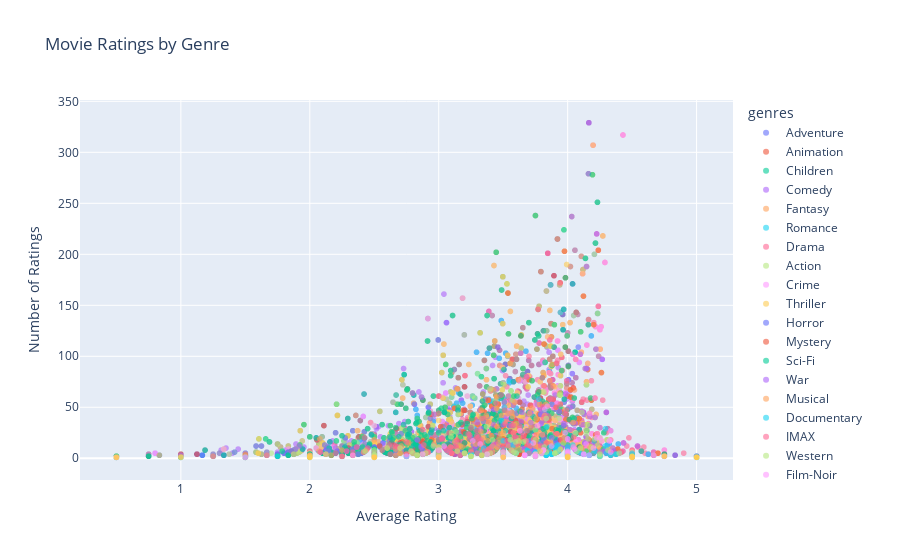

The notebook cell saved with this chart:
### Markdown cell above
## Visualising the movie dataset

### Code cell
# Calculate the average rating and the number of ratings for each movie
rating_stats = ratings.groupby('movieId').agg({'rating': ['mean', 'count']}).reset_index()
rating_stats.columns = ['movieId', 'average_rating', 'num_ratings']

# Merge with the movies DataFrame to get movie titles and genres
movie_data = pd.merge(rating_stats, movies, on='movieId')

# Prepare the data for visualization
movie_data['genres'] = movie_data['genres'].str.split('|')  # Split genres into lists
movie_data_exploded = movie_data.explode('genres')  # Create a separate row for each genre

# Create a scatter plot
fig = px.scatter(movie_data_exploded, 
                 x='average_rating', 
                 y='num_ratings', 
                 color='genres', 
                 hover_name='title',
                 title='Movie Ratings by Genre',
                 labels={'average_rating': 'Average Rating', 'num_ratings': 'Number of Ratings'},
                 opacity=0.6)

# Update layout for better visuals
fig.update_layout(
    xaxis_title='Average Rating',
    yaxis_title='Number of Ratings',
    yaxis=dict(title='Number of Ratings'),
)

# Show the plot
fig.show()

### Figure 1 — Plotly figure (JSON) as saved in the notebook; plotly's stock layout.template omitted (floating-point values rounded to 4 significant figures; data arrays with more than 128 entries replaced by an {"elided": "..."} marker saying what was removed)
{"data": [{"hovertemplate": "<b>%{hovertext}</b><br><br>genres=Adventure<br>Average Rating=%{x}<br>Number of Ratings=%{y}<extra></extra>", "hovertext": {"elided": "1262 str values"}, "legendgroup": "Adventure", "marker": {"color": "#636efa", "opacity": 0.6, "symbol": "circle"}, "mode": "markers", "name": "Adventure", "showlegend": true, "type": "scattergl", "x": {"elided": "1262 float values"}, "xaxis": "x", "y": {"elided": "1262 int values"}, "yaxis": "y"}, {"hovertemplate": "<b>%{hovertext}</b><br><br>genres=Animation<br>Average Rating=%{x}<br>Number of Ratings=%{y}<extra></extra>", "hovertext": {"elided": "610 str values"}, "legendgroup": "Animation", "marker": {"color": "#EF553B", "opacity": 0.6, "symbol": "circle"}, "mode": "markers", "name": "Animation", "showlegend": true, "type": "scattergl", "x": {"elided": "610 float values"}, "xaxis": "x", "y": {"elided": "610 int values"}, "yaxis": "y"}, {"hovertemplate": "<b>%{hovertext}</b><br><br>genres=Children<br>Average Rating=%{x}<br>Number of Ratings=%{y}<extra></extra>", "hovertext": {"elided": "664 str values"}, "legendgroup": "Children", "marker": {"color": "#00cc96", "opacity": 0.6, "symbol": "circle"}, "mode": "markers", "name": "Children", "showlegend": true, "type": "scattergl", "x": {"elided": "664 float values"}, "xaxis": "x", "y": {"elided": "664 int values"}, "yaxis": "y"}, {"hovertemplate": "<b>%{hovertext}</b><br><br>genres=Comedy<br>Average Rating=%{x}<br>Number of Ratings=%{y}<extra></extra>", "hovertext": {"elided": "3753 str values"}, "legendgroup": "Comedy", "marker": {"color": "#ab63fa", "opacity": 0.6, "symbol": "circle"}, "mode": "markers", "name": "Comedy", "showlegend": true, "type": "scattergl", "x": {"elided": "3753 float values"}, "xaxis": "x", "y": {"elided": "3753 int values"}, "yaxis": "y"}, {"hovertemplate": "<b>%{hovertext}</b><br><br>genres=Fantasy<br>Average Rating=%{x}<br>Number of Ratings=%{y}<extra></extra>", "hovertext": {"elided": "778 str values"}, "legendgroup": "Fantasy", "marker": {"color": "#FFA15A", "opacity": 0.6, "symbol": "circle"}, "mode": "markers", "name": "Fantasy", "showlegend": true, "type": "scattergl", "x": {"elided": "778 float values"}, "xaxis": "x", "y": {"elided": "778 int values"}, "yaxis": "y"}, {"hovertemplate": "<b>%{hovertext}</b><br><br>genres=Romance<br>Average Rating=%{x}<br>Number of Ratings=%{y}<extra></extra>", "hovertext": {"elided": "1591 str values"}, "legendgroup": "Romance", "marker": {"color": "#19d3f3", "opacity": 0.6, "symbol": "circle"}, "mode": "markers", "name": "Romance", "showlegend": true, "type": "scattergl", "x": {"elided": "1591 float values"}, "xaxis": "x", "y": {"elided": "1591 int values"}, "yaxis": "y"}, {"hovertemplate": "<b>%{hovertext}</b><br><br>genres=Drama<br>Average Rating=%{x}<br>Number of Ratings=%{y}<extra></extra>", "hovertext": {"elided": "4349 str values"}, "legendgroup": "Drama", "marker": {"color": "#FF6692", "opacity": 0.6, "symbol": "circle"}, "mode": "markers", "name": "Drama", "showlegend": true, "type": "scattergl", "x": {"elided": "4349 float values"}, "xaxis": "x", "y": {"elided": "4349 int values"}, "yaxis": "y"}, {"hovertemplate": "<b>%{hovertext}</b><br><br>genres=Action<br>Average Rating=%{x}<br>Number of Ratings=%{y}<extra></extra>", "hovertext": {"elided": "1828 str values"}, "legendgroup": "Action", "marker": {"color": "#B6E880", "opacity": 0.6, "symbol": "circle"}, "mode": "markers", "name": "Action", "showlegend": true, "type": "scattergl", "x": {"elided": "1828 float values"}, "xaxis": "x", "y": {"elided": "1828 int values"}, "yaxis": "y"}, {"hovertemplate": "<b>%{hovertext}</b><br><br>genres=Crime<br>Average Rating=%{x}<br>Number of Ratings=%{y}<extra></extra>", "hovertext": {"elided": "1196 str values"}, "legendgroup": "Crime", "marker": {"color": "#FF97FF", "opacity": 0.6, "symbol": "circle"}, "mode": "markers", "name": "Crime", "showlegend": true, "type": "scattergl", "x": {"elided": "1196 float values"}, "xaxis": "x", "y": {"elided": "1196 int values"}, "yaxis": "y"}, {"hovertemplate": "<b>%{hovertext}</b><br><br>genres=Thriller<br>Average Rating=%{x}<br>Number of Ratings=%{y}<extra></extra>", "hovertext": {"elided": "1889 str values"}, "legendgroup": "Thriller", "marker": {"color": "#FECB52", "opacity": 0.6, "symbol": "circle"}, "mode": "markers", "name": "Thriller", "showlegend": true, "type": "scattergl", "x": {"elided": "1889 float values"}, "xaxis": "x", "y": {"elided": "1889 int values"}, "yaxis": "y"}, {"hovertemplate": "<b>%{hovertext}</b><br><br>genres=Horror<br>Average Rating=%{x}<br>Number of Ratings=%{y}<extra></extra>", "hovertext": {"elided": "977 str values"}, "legendgroup": "Horror", "marker": {"color": "#636efa", "opacity": 0.6, "symbol": "circle"}, "mode": "markers", "name": "Horror", "showlegend": true, "type": "scattergl", "x": {"elided": "977 float values"}, "xaxis": "x", "y": {"elided": "977 int values"}, "yaxis": "y"}, {"hovertemplate": "<b>%{hovertext}</b><br><br>genres=Mystery<br>Average Rating=%{x}<br>Number of Ratings=%{y}<extra></extra>", "hovertext": {"elided": "573 str values"}, "legendgroup": "Mystery", "marker": {"color": "#EF553B", "opacity": 0.6, "symbol": "circle"}, "mode": "markers", "name": "Mystery", "showlegend": true, "type": "scattergl", "x": {"elided": "573 float values"}, "xaxis": "x", "y": {"elided": "573 int values"}, "yaxis": "y"}, {"hovertemplate": "<b>%{hovertext}</b><br><br>genres=Sci-Fi<br>Average Rating=%{x}<br>Number of Ratings=%{y}<extra></extra>", "hovertext": {"elided": "980 str values"}, "legendgroup": "Sci-Fi", "marker": {"color": "#00cc96", "opacity": 0.6, "symbol": "circle"}, "mode": "markers", "name": "Sci-Fi", "showlegend": true, "type": "scattergl", "x": {"elided": "980 float values"}, "xaxis": "x", "y": {"elided": "980 int values"}, "yaxis": "y"}, {"hovertemplate": "<b>%{hovertext}</b><br><br>genres=War<br>Average Rating=%{x}<br>Number of Ratings=%{y}<extra></extra>", "hovertext": {"elided": "381 str values"}, "legendgroup": "War", "marker": {"color": "#ab63fa", "opacity": 0.6, "symbol": "circle"}, "mode": "markers", "name": "War", "showlegend": true, "type": "scattergl", "x": {"elided": "381 float values"}, "xaxis": "x", "y": {"elided": "381 int values"}, "yaxis": "y"}, {"hovertemplate": "<b>%{hovertext}</b><br><br>genres=Musical<br>Average Rating=%{x}<br>Number of Ratings=%{y}<extra></extra>", "hovertext": {"elided": "333 str values"}, "legendgroup": "Musical", "marker": {"color": "#FFA15A", "opacity": 0.6, "symbol": "circle"}, "mode": "markers", "name": "Musical", "showlegend": true, "type": "scattergl", "x": {"elided": "333 float values"}, "xaxis": "x", "y": {"elided": "333 int values"}, "yaxis": "y"}, {"hovertemplate": "<b>%{hovertext}</b><br><br>genres=Documentary<br>Average Rating=%{x}<br>Number of Ratings=%{y}<extra></extra>", "hovertext": {"elided": "438 str values"}, "legendgroup": "Documentary", "marker": {"color": "#19d3f3", "opacity": 0.6, "symbol": "circle"}, "mode": "markers", "name": "Documentary", "showlegend": true, "type": "scattergl", "x": {"elided": "438 float values"}, "xaxis": "x", "y": {"elided": "438 int values"}, "yaxis": "y"}, {"hovertemplate": "<b>%{hovertext}</b><br><br>genres=IMAX<br>Average Rating=%{x}<br>Number of Ratings=%{y}<extra></extra>", "hovertext": {"elided": "158 str values"}, "legendgroup": "IMAX", "marker": {"color": "#FF6692", "opacity": 0.6, "symbol": "circle"}, "mode": "markers", "name": "IMAX", "showlegend": true, "type": "scattergl", "x": {"elided": "158 float values"}, "xaxis": "x", "y": {"elided": "158 int values"}, "yaxis": "y"}, {"hovertemplate": "<b>%{hovertext}</b><br><br>genres=Western<br>Average Rating=%{x}<br>Number of Ratings=%{y}<extra></extra>", "hovertext": {"elided": "167 str values"}, "legendgroup": "Western", "marker": {"color": "#B6E880", "opacity": 0.6, "symbol": "circle"}, "mode": "markers", "name": "Western", "showlegend": true, "type": "scattergl", "x": {"elided": "167 float values"}, "xaxis": "x", "y": {"elided": "167 int values"}, "yaxis": "y"}, {"hovertemplate": "<b>%{hovertext}</b><br><br>genres=Film-Noir<br>Average Rating=%{x}<br>Number of Ratings=%{y}<extra></extra>", "hovertext": ["Devil in a Blue Dress (1995)", "Suture (1993)", "Bitter Moon (1992)", "Maltese Falcon, The (1941)", "Sunset Blvd. (a.k.a. Sunset Boulevard) (1950)", "Foreign Correspondent (1940)", "Notorious (1946)", "Laura (1944)", "2 Days in the Valley (1996)", "Crossfire (1947)", "Grifters, The (1990)", "Third Man, The (1949)", "Miller's Crossing (1990)", "Touch of Evil (1958)", "Chinatown (1974)", "M (1931)", "Down by Law (1986)", "Big Sleep, The (1946)", "Lost Highway (1997)", "Hoodlum (1997)", "L.A. Confidential (1997)", "Dark City (1998)", "This World, Then the Fireworks (1997)", "Out of the Past (1947)", "Wrong Man, The (1956)", "Strangers on a Train (1951)", "Suspicion (1941)", "Long Goodbye, The (1973)", "Mildred Pierce (1945)", "Killing, The (1956)", "Killer's Kiss (1955)", "Gilda (1946)", "Key Largo (1948)", "Asphalt Jungle, The (1950)", "Double Indemnity (1944)", "Blood Simple (1984)", "Angel Heart (1987)", "One False Move (1992)", "Strange Love of Martha Ivers, The (1946)", "Detour (1945)", "House of Games (1987)", "Rififi (Du rififi chez les hommes) (1955)", "Kiss Me Deadly (1955)", "Sweet Smell of Success (1957)", "D.O.A. (1988)", "Mulholland Drive (2001)", "Sorry, Wrong Number (1948)", "Harder They Fall, The (1956)", "In a Lonely Place (1950)", "You Only Live Once (1937)", "Double Life, A (1947)", "Night of the Hunter, The (1955)", "High Sierra (1941)", "Dark Passage (1947)", "D.O.A. (1950)", "Pickup on South Street (1953)", "Postman Always Rings Twice, The (1946)", "Undercurrent (1946)", "Stray Dog (Nora inu) (1949)", "High and Low (Tengoku to jigoku) (1963)", "Killers, The (1946)", "I Am a Fugitive from a Chain Gang (1932)", "While the City Sleeps (1956)", "Suddenly (1954)", "Johnny Eager (1942)", "White Heat (1949)", "Angels with Dirty Faces (1938)", "Fury (1936)", "Letter, The (1940)", "Stranger, The (1946)", "Lady from Shanghai, The (1947)", "Patlabor: The Movie (Kidô keisatsu patorebâ: The Movie) (1989)", "Pure Formality, A (Pura formalità, Una) (1994)", "Trou, Le (Hole, The) (Night Watch, The) (1960)", "Sin City (2005)", "Brick (2005)", "Renaissance (2006)", "Born to Kill (1947)", "13 Tzameti (2005)", "Limits of Control, The (2009)", "Rubber (2010)", "Drive (2011)", "Tinker Tailor Soldier Spy (2011)", "Bullet to the Head (2012)", "Too Late for Tears (1949)"], "legendgroup": "Film-Noir", "marker": {"color": "#FF97FF", "opacity": 0.6, "symbol": "circle"}, "mode": "markers", "name": "Film-Noir", "showlegend": true, "type": "scattergl", "x": [3.321, 3, 3.5, 4.17, 4.333, 3.5, 4.25, 4.333, 3.042, 3.5, 3.63, 4.229, 4.225, 4.265, 4.212, 3.733, 4.045, 4.143, 3.265, 2.333, 4.062, 3.823, 3, 4.125, 2.875, 3.98, 4, 4.667, 4, 4.056, 3, 4, 4.2, 3.667, 4.324, 4, 3, 3.75, 3.5, 3.5, 3.812, 4.75, 4, 4.125, 3.5, 3.843, 3.8, 4, 3.5, 4.5, 2.5, 4, 4.167, 4, 2.5, 4, 3.667, 3.5, 3.5, 4, 4, 3.667, 0.5, 3.5, 3.5, 3.667, 3.75, 3.375, 4, 3, 3.5, 3, 4, 4, 3.857, 3.875, 2.5, 4, 4.5, 2.75, 3.75, 3.766, 3.812, 1.5, 4], "xaxis": "x", "y": [14, 1, 6, 44, 27, 1, 20, 6, 12, 1, 27, 24, 20, 17, 59, 15, 11, 14, 17, 3, 97, 48, 1, 4, 4, 25, 5, 3, 1, 9, 1, 6, 10, 3, 17, 19, 8, 4, 1, 2, 8, 2, 2, 4, 1, 51, 5, 1, 1, 1, 1, 7, 3, 1, 1, 1, 3, 1, 1, 1, 1, 3, 1, 1, 1, 3, 2, 4, 1, 1, 1, 1, 1, 1, 84, 12, 1, 1, 1, 2, 2, 32, 8, 1, 1], "yaxis": "y"}, {"hovertemplate": "<b>%{hovertext}</b><br><br>genres=(no genres listed)<br>Average Rating=%{x}<br>Number of Ratings=%{y}<extra></extra>", "hovertext": ["La cravate (1957)", "Ben-hur (2016)", "Pirates of the Caribbean: Dead Men Tell No Tales (2017)", "Superfast! (2015)", "Let It Be Me (1995)", "Trevor Noah: African American (2013)", "Guardians (2016)", "Green Room (2015)", "The Brand New Testament (2015)", "Hyena Road", "The Adventures of Sherlock Holmes and Doctor Watson", "A Cosmic Christmas (1977)", "Grease Live (2016)", "Noin 7 veljestä (1968)", "Paterson", "Ali Wong: Baby Cobra (2016)", "A Midsummer Night's Dream (2016)", "The Forbidden Dance (1990)", "Ethel & Ernest (2016)", "Whiplash (2013)", "The OA", "Lemonade (2016)", "Cosmos", "Maria Bamford: Old Baby", "Death Note: Desu nôto (2006–2007)", "Generation Iron 2", "T2 3-D: Battle Across Time (1996)", "The Godfather Trilogy: 1972-1990 (1992)", "The Adventures of Sherlock Holmes and Doctor Watson: The Hunt for the Tiger (1980)", "The Putin Interviews (2017)", "Black Mirror", "Too Funny to Fail: The Life and Death of The Dana Carvey Show (2017)", "Serving in Silence: The Margarethe Cammermeyer Story (1995)", "A Christmas Story Live! (2017)"], "legendgroup": "(no genres listed)", "marker": {"color": "#FECB52", "opacity": 0.6, "symbol": "circle"}, "mode": "markers", "name": "(no genres listed)", "showlegend": true, "type": "scattergl", "x": [3, 0.5, 3.786, 0.5, 2.5, 2.5, 2.5, 3.333, 4, 2, 5, 4, 2, 3, 4.5, 4.5, 4, 2.5, 2.5, 4.75, 4, 4.5, 4.5, 1, 5, 3.5, 4, 4.75, 4.5, 2.5, 5, 4.5, 3.5, 2], "xaxis": "x", "y": [1, 1, 7, 1, 1, 1, 1, 3, 2, 1, 1, 1, 2, 1, 1, 1, 1, 1, 1, 2, 1, 1, 2, 1, 1, 1, 1, 2, 1, 1, 1, 1, 1, 1], "yaxis": "y"}], "layout": {"legend": {"title": {"text": "genres"}, "tracegroupgap": 0}, "title": {"text": "Movie Ratings by Genre"}, "xaxis": {"anchor": "y", "domain": [0, 1], "title": {"text": "Average Rating"}}, "yaxis": {"anchor": "x", "domain": [0, 1], "title": {"text": "Number of Ratings"}}}}
